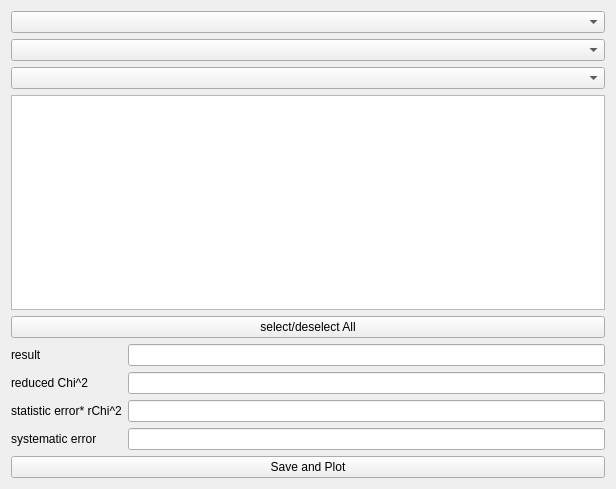
<?xml version="1.0" encoding="UTF-8"?>
<ui version="4.0">
 <class>Averager</class>
 <widget class="QWidget" name="Averager">
  <property name="geometry">
   <rect>
    <x>0</x>
    <y>0</y>
    <width>616</width>
    <height>489</height>
   </rect>
  </property>
  <property name="windowTitle">
   <string>Form</string>
  </property>
  <layout class="QVBoxLayout" name="verticalLayout">
   <item>
    <widget class="QComboBox" name="runSelect"/>
   </item>
   <item>
    <widget class="QComboBox" name="isoSelect"/>
   </item>
   <item>
    <widget class="QComboBox" name="parameter"/>
   </item>
   <item>
    <widget class="QListWidget" name="fileList">
     <property name="selectionMode">
      <enum>QAbstractItemView::NoSelection</enum>
     </property>
    </widget>
   </item>
   <item>
    <widget class="QPushButton" name="pushButton_select_all">
     <property name="text">
      <string>select/deselect All</string>
     </property>
    </widget>
   </item>
   <item>
    <layout class="QFormLayout" name="formLayout">
     <item row="0" column="0">
      <widget class="QLabel" name="label_4">
       <property name="text">
        <string>result</string>
       </property>
       <property name="wordWrap">
        <bool>true</bool>
       </property>
      </widget>
     </item>
     <item row="0" column="1">
      <widget class="QLineEdit" name="result">
       <property name="readOnly">
        <bool>true</bool>
       </property>
      </widget>
     </item>
     <item row="1" column="0">
      <widget class="QLabel" name="label">
       <property name="text">
        <string>reduced Chi^2</string>
       </property>
       <property name="wordWrap">
        <bool>true</bool>
       </property>
      </widget>
     </item>
     <item row="1" column="1">
      <widget class="QLineEdit" name="rChi">
       <property name="readOnly">
        <bool>true</bool>
       </property>
      </widget>
     </item>
     <item row="2" column="0">
      <widget class="QLabel" name="label_2">
       <property name="text">
        <string>statistic error* rChi^2</string>
       </property>
       <property name="wordWrap">
        <bool>true</bool>
       </property>
      </widget>
     </item>
     <item row="2" column="1">
      <widget class="QLineEdit" name="statErr">
       <property name="readOnly">
        <bool>true</bool>
       </property>
      </widget>
     </item>
     <item row="3" column="0">
      <widget class="QLabel" name="label_3">
       <property name="text">
        <string>systematic error</string>
       </property>
       <property name="wordWrap">
        <bool>true</bool>
       </property>
      </widget>
     </item>
     <item row="3" column="1">
      <widget class="QLineEdit" name="systErr">
       <property name="readOnly">
        <bool>true</bool>
       </property>
      </widget>
     </item>
    </layout>
   </item>
   <item>
    <widget class="QPushButton" name="bsave">
     <property name="text">
      <string>Save and Plot</string>
     </property>
    </widget>
   </item>
  </layout>
 </widget>
 <resources/>
 <connections/>
</ui>
